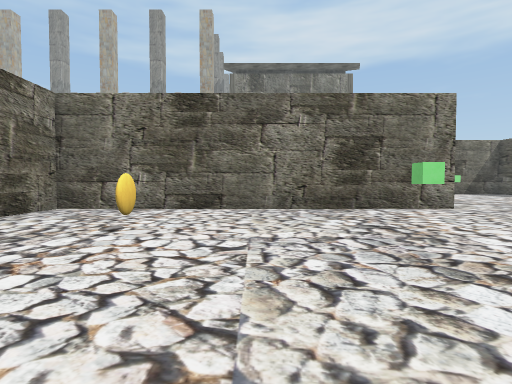
[1] (above)

24 first-person views from a walk through a scene from a Unity 3-D project. The camera is 1.2 m above the floor, tilts 2° down and sees 80° across. The floor is counted in squares, 2 m on a side. Each view is taken from the middle of a square. On the plan, view 1 faces up. The plan holds only what a view shows up to about 9 squares ahead; the rest is blank. The place goes on beyond the plan. The player character is not drawn.

[2]
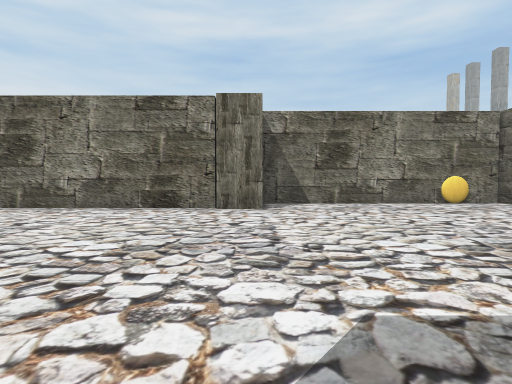

[3]
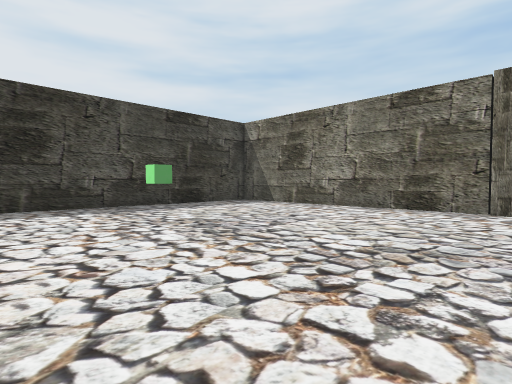

[4]
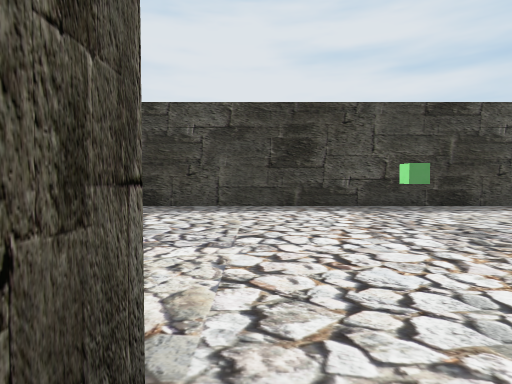

[5]
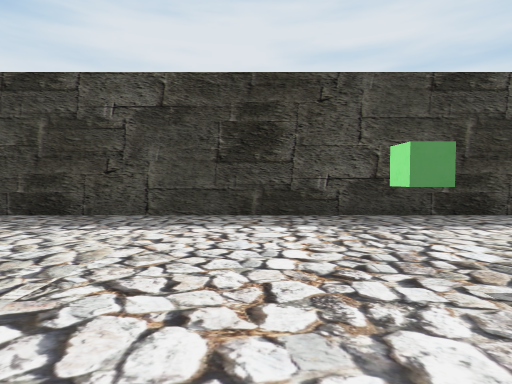

[6]
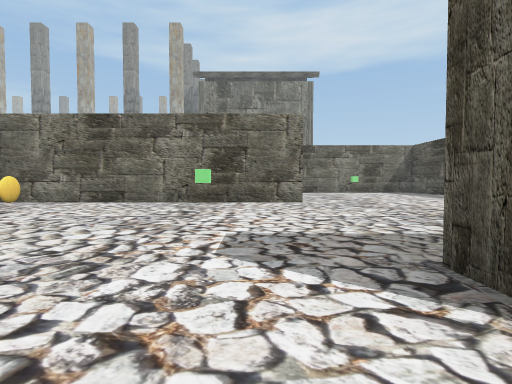

[7]
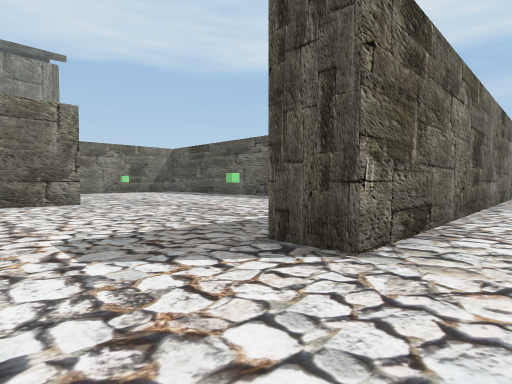

[8]
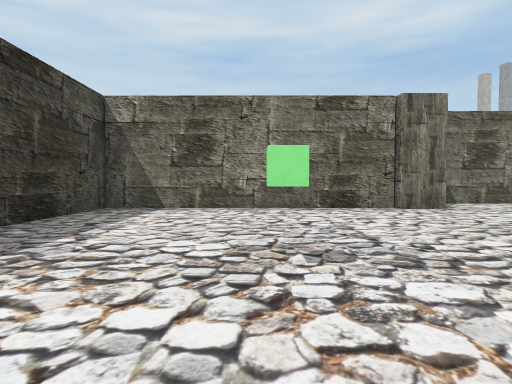

[9]
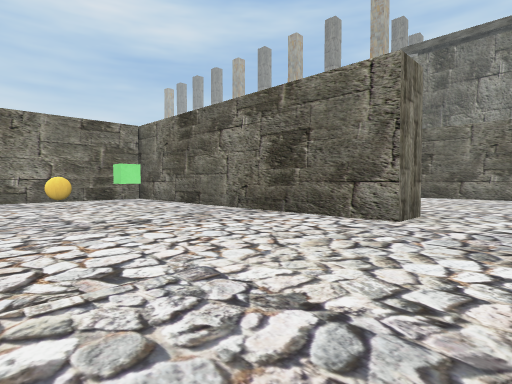

[10]
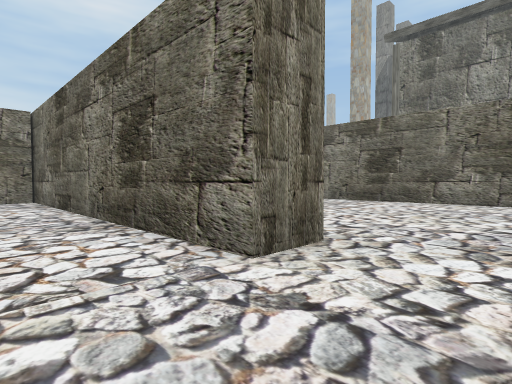

[11]
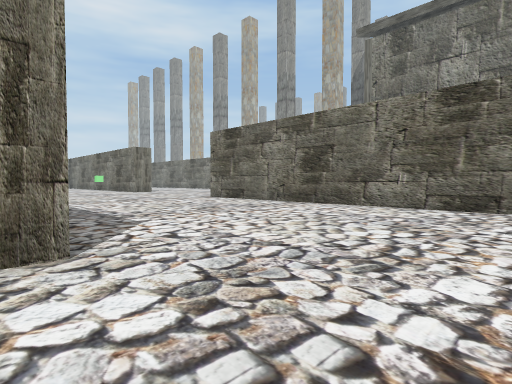

[12]
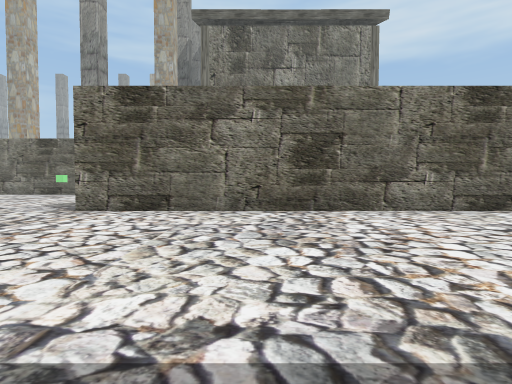

[13]
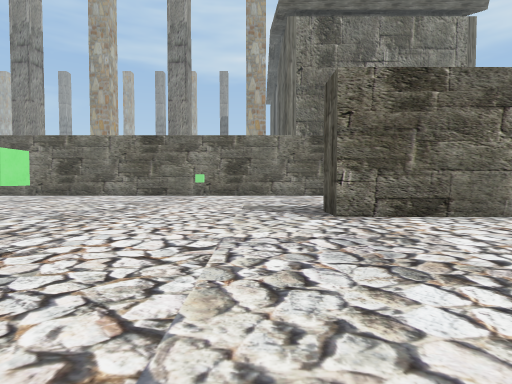

[14]
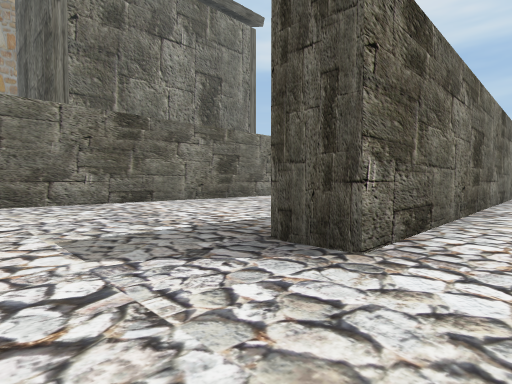

[15]
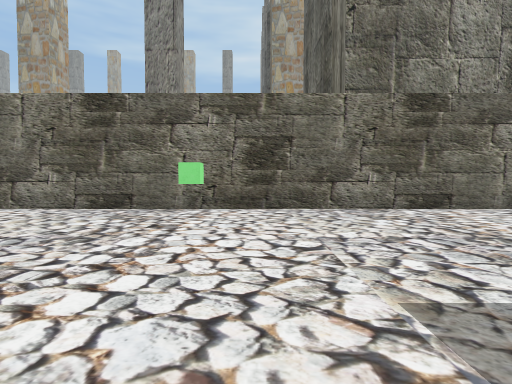

[16]
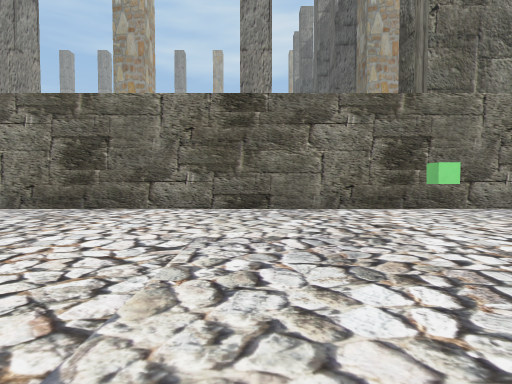

[17]
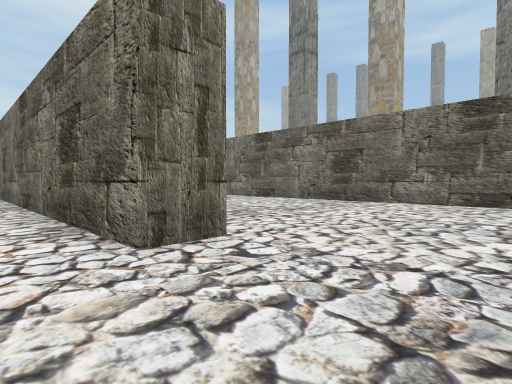

[18]
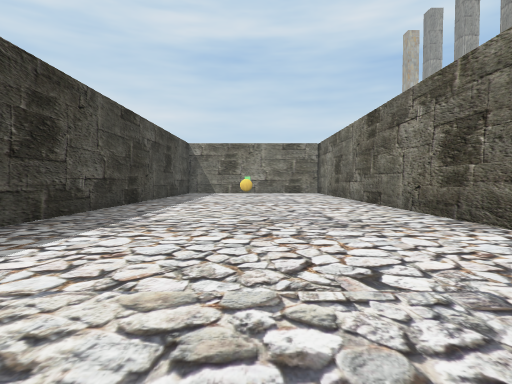

[19]
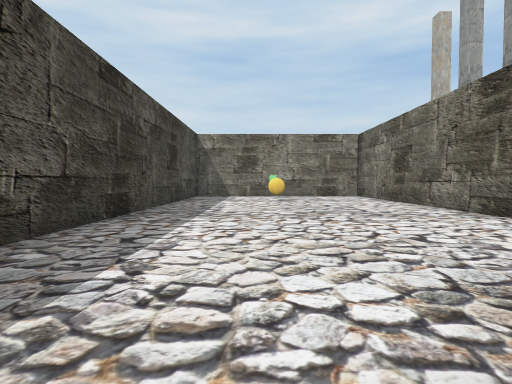

[20]
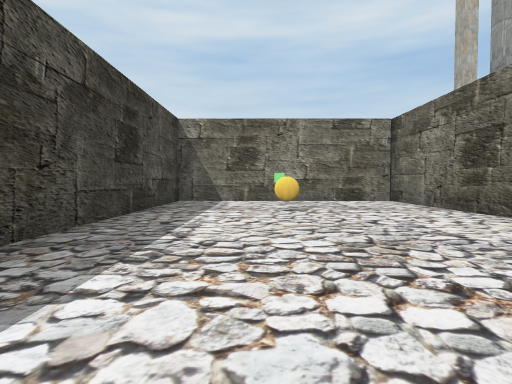

[21]
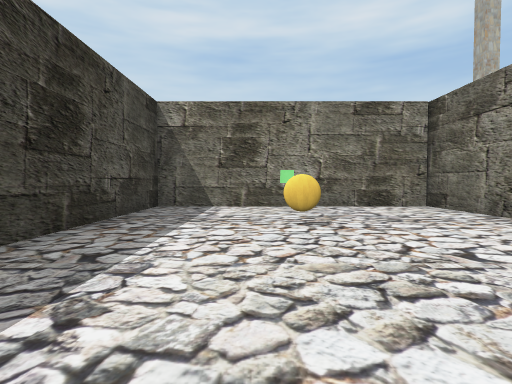

[22]
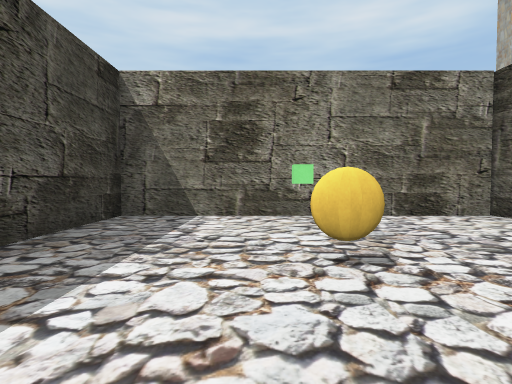

[23]
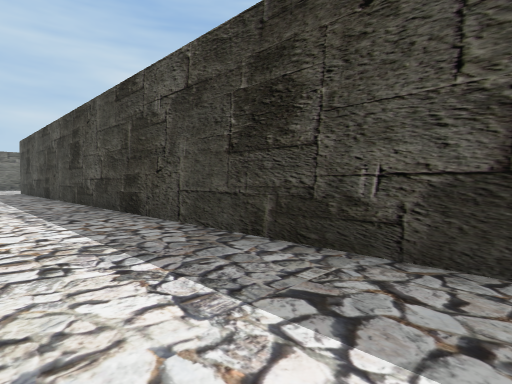

[24]
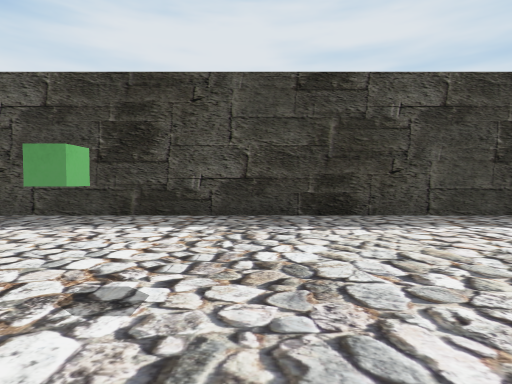

### Floor plan
Points are (right, up) in squares from view 1. A wall is a line through its corners. A room is listed if a view was taken in it or the views show most of it. See-through windows are left out.
Room 1 (views 1, 2, 3, 4, 5, 6, 7, 8, 9, 10)
walls: (-2.6, 0.2) (-2.6, -0.9); (-2.8, -0.9) (-2.8, -7.4) (7.5, -7.4); (7.5, -0.9) (4.3, -0.9) (4.3, 0.2); (4.3, 6.6) (-4.8, 6.6); (-4.3, 6.6) (-4.3, 0.1)
ways out: opening at (6, 5.3) to room 2
objects: cube (2, -4); cube (2, 4); other object (7, 4)
Room 2 (views 11, 12, 13, 14, 15, 16, 17, 18, 19, 20, 21, 22, 23, 24)
walls: (-9.6, 15.2) (-9.6, 14.1) (-22.3, 14.1) (-22.3, 7.6) (-2.5, 7.6); (0.6, 21.6) (-13.6, 21.6); (4.3, 7.8) (4.3, 6.6); (6.6, 14.1) (-2.6, 14.1) (-2.6, 15.2)
ways out: opening at (6, 5.3) to room 1
objects: cube (-21, 11); cube (-6, 11); cube (-6, 19)

Positions as (right, up) in squares from view 1, and headings:
1: (0, 0), facing up
2: (4, 0), facing left
3: (4, 0), facing down-left
4: (4, 0), facing down
5: (3, -2), facing down
6: (3, -2), facing up
7: (2, -2), facing up-right
8: (4, -4), facing left
9: (6, 2), facing up-left
10: (6, 5), facing up-left
11: (7, 7), facing up-left
12: (1, 8), facing up
13: (-4, 9), facing up
14: (-5, 13), facing up-right
15: (-5, 15), facing up
16: (-8, 15), facing up
17: (-7, 13), facing up-left
18: (-7, 11), facing left
19: (-10, 10), facing left
20: (-13, 10), facing left
21: (-15, 10), facing left
22: (-17, 10), facing left
23: (-14, 10), facing down-right
24: (-7, 13), facing down
